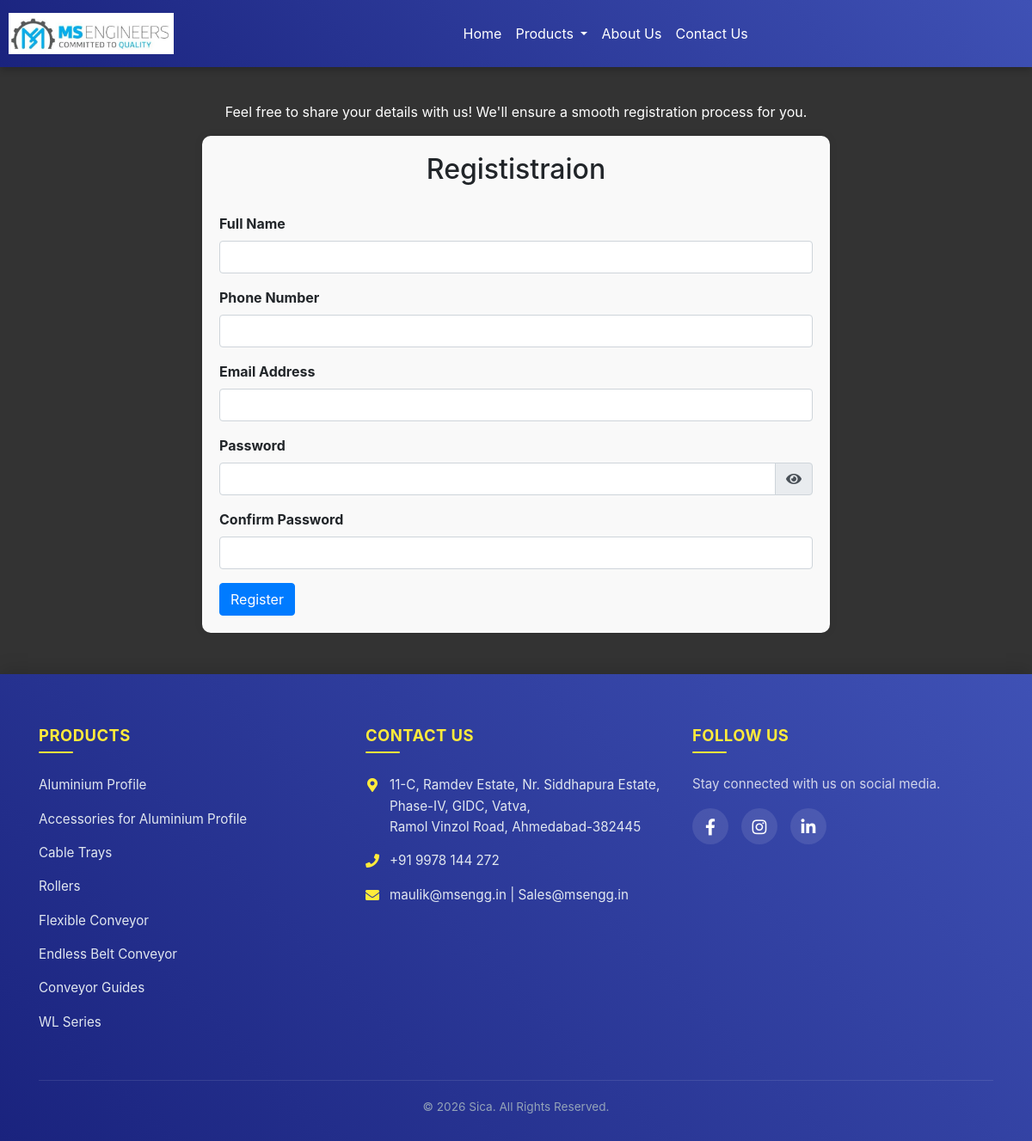
/register.php, run on the app's committed database.
### tables this page shows
CREATE TABLE `pro` (
  `Sr.no` int(225) NOT NULL,
  `product_name` varchar(70) NOT NULL,
  `product_description` text NOT NULL,
  `img` varchar(225) NOT NULL
);

### product_name.php (called while the page is built)
<?php
include('connect.php');
$connectDB = new PDO($dns, $username, $password);
$connectDB->setAttribute(PDO::ATTR_ERRMODE, PDO::ERRMODE_EXCEPTION);
$query = $connectDB->prepare("SELECT * FROM pro");
$query->execute();
$products = $query->fetchAll(PDO::FETCH_ASSOC);
?>

### register.php (the view, shortened to what this page needs)
<?php
include('logic_reg.php');
include('product_name.php');
?>
<!DOCTYPE html>
<html lang="en">
<head>
    <link rel="stylesheet" href="https://stackpath.bootstrapcdn.com/bootstrap/4.5.2/css/bootstrap.min.css">
    <link rel="stylesheet" href="https://cdnjs.cloudflare.com/ajax/libs/font-awesome/5.15.4/css/all.min.css">
</head>
<body>
<nav class="navbar navbar-expand-lg">
    <a class="navbar-brand" href="index.php">
        <img src="logo.jpg" alt="Sica">
    </a>
    <div class="collapse navbar-collapse" id="navbarNav">
        <ul class="navbar-nav mr-auto">
            <li class="nav-item">
                <a href="index.php" class="nav-link">Home</a>
            </li>
            <li class="nav-item dropdown">
                <a class="nav-link dropdown-toggle" id="navbarDropdown" role="button" data-toggle="dropdown" aria-haspopup="true" aria-expanded="false">
                    Products
                </a>
            </li>
            <li class="nav-item">
                <a href="about_us.php" class="nav-link">About Us</a>
            </li>
            <li class="nav-item">
                <a href="contact_us.php" class="nav-link">Contact Us</a>
            </li>
        </ul>
    </div>
</nav>
    <div style="height: 70px;"></div>
    <div class="container mt-5">
    <div class="row">
        <div class="col-md-8 offset-md-2">
            <p class="text-center">Feel free to share your details with us! We'll ensure a smooth registration process for you.</p>
        </div>
    </div>
    <div class="row">
        <div class="col-md-8 offset-md-2">
        <form id="registrationForm"  method="POST">
        <h2 class="text-center">Regististraion</h2> <br>
    <div class="form-group">
        <label for="name">Full Name</label>
        <input type="text" class="form-control" id="name" name="name" required>
    </div>
    <div class="form-group">
        <label for="phone">Phone Number</label>
        <input type="tel" class="form-control" id="phone" name="phone" required>
    </div>
    <div class="form-group">
        <label for="email">Email Address</label>
        <input type="email" class="form-control" id="email" name="email" required>
    </div>
    <div class="form-group">
        <label for="password">Password</label>
        <div class="input-group">
            <input type="password" class="form-control" id="password" name="password" required>
            <div class="input-group-append">
                <span class="input-group-text"><i class="fas fa-eye" id="togglePassword"></i></span>
            </div>
        </div>
    </div>
    <div class="form-group">
        <label for="confirm_password">Confirm Password</label>
        <input type="password" class="form-control" id="confirm_password" name="confirm_password" required>
    </div>
    <button type="submit" class="btn btn-primary">Register</button>
</form>
        </div>
    </div>
</div>
<br><br>
    <?php
include('footer.php');
?>
</body>
</html>

### footer.php (shortened to what this page needs)
<footer class="modern-footer">
    <div class="container">
        <div class="row">
            <div class="col-md-4 col-sm-6 mb-4 mb-md-0">
                <h5>Products</h5>
                <ul>
                    <?php foreach ($products as $product): ?>
                        <li>
                            <a href="product_click.php?product_name=<?= urlencode($product['product_name']) ?>">
                                <?= htmlspecialchars($product['product_name']) ?>
                            </a>
                        </li>
                    <?php endforeach; ?>
                </ul>
            </div>
            <div class="col-md-4 col-sm-6 mb-4 mb-md-0">
                <h5>Contact Us</h5>
                <ul>
                    <li>
                        <i class="fas fa-map-marker-alt contact-icon"></i>
                        <span>
                            11-C, Ramdev Estate, Nr. Siddhapura Estate, Phase-IV, GIDC, Vatva,<br>
                            Ramol Vinzol Road, Ahmedabad-382445
                        </span>
                    </li>
                    <li>
                        <i class="fas fa-phone contact-icon"></i>
                        <span>+91 9978 144 272</span>
                    </li>
                    <li>
                        <i class="fas fa-envelope contact-icon"></i>
                        <span>
                            <a href="mailto:maulik@sica.in">maulik@msengg.in</a> |
                            <a href="mailto:sales@msengg.in">Sales@msengg.in</a>
                        </span>
                    </li>
                </ul>
            </div>
            <div class="col-md-4 col-sm-6">
                <h5>Follow Us</h5>
                <p class="text-light mb-3" style="opacity: 0.8; font-size: 0.95rem;">Stay connected with us on social media.</p>
                <div class="social-icons">
                    <a href="https://www.facebook.com/profile.php?id=100064131395346&mibextid=ZbWKwL" target="_blank" title="Facebook"><i class="fab fa-facebook-f"></i></a>
                    <a href="https://www.instagram.com/msen.gg?utm_source=qr&igsh=M2xybTZiazkzNG1q" target="_blank" title="Instagram"><i class="fab fa-instagram"></i></a>
                    <a href="https://www.linkedin.com/in/maulik-shastri-503b431a5?utm_source=share&utm_campaign=share_via&utm_content=profile&utm_medium=android_app" target="_blank" title="LinkedIn"><i class="fab fa-linkedin-in"></i></a>
                </div>
            </div>
        </div>
        <div class="row">
            <div class="col-12 text-center">
                <div class="footer-bottom">
                    &copy; <?= date("Y"); ?> Sica. All Rights Reserved.
                </div>
            </div>
        </div>
    </div>
</footer>

### register.php (style rules this page uses)
body { background-color: #333; }
.navbar { background: linear-gradient(45deg, #1a237e, #3f51b5); padding: 10px; position: fixed; top: 0; width: 100%; z-index: 1000; box-shadow: 0 4px 8px rgba(0, 0, 0, 0.2); transition: all 0.3s; }
.navbar .navbar-brand img { height: 48px; width: auto; }
.navbar .navbar-nav { justify-content: center; width: 100%; }
.navbar .nav-link { color: white; padding: 10px 15px; text-decoration: none; transition: color 0.3s, background-color 0.3s; }
#registrationForm { background-color: #f9f9f9; padding: 20px; border-radius: 10px; box-shadow: 0 0 10px rgba(0, 0, 0, 0.1); }
#registrationForm .form-group label { font-weight: bold; }
.input-group-text { cursor: pointer; }
p { color: white; }

### footer.php (style rules this page uses)
.modern-footer { background: linear-gradient(45deg, #1a237e, #3f51b5); color: #ffffff; padding: 60px 0 30px; box-shadow: 0 -4px 20px rgba(0, 0, 0, 0.15); font-family: 'Inter', sans-serif; }
.modern-footer h5 { color: #ffeb3b; font-weight: 700; font-size: 1.15rem; margin-bottom: 25px; text-transform: uppercase; letter-spacing: 0.5px; position: relative; padding-bottom: 10px; }
.modern-footer h5::after { content: ''; position: absolute; left: 0; bottom: 0; width: 40px; height: 2px; background: #ffeb3b; border-radius: 2px; }
.modern-footer ul { list-style: none; padding: 0; margin: 0; }
.modern-footer ul li { margin-bottom: 15px; color: #e2e8f0; font-size: 0.95rem; line-height: 1.6; display: flex; align-items: flex-start; }
.modern-footer a { color: #e2e8f0; text-decoration: none; transition: all 0.3s ease; display: inline-block; }
.modern-footer .contact-icon { color: #ffeb3b; font-size: 1rem; margin-right: 12px; margin-top: 4px; min-width: 16px; text-align: center; }
.modern-footer .social-icons { display: flex; gap: 15px; margin-top: 10px; }
.modern-footer .social-icons a { display: inline-flex; align-items: center; justify-content: center; width: 42px; height: 42px; background: rgba(255, 255, 255, 0.1); border-radius: 50%; color: #ffffff; font-size: 1.2rem; transition: all 0.3s ease; }
.modern-footer .footer-bottom { border-top: 1px solid rgba(255, 255, 255, 0.1); padding-top: 20px; margin-top: 40px; text-align: center; font-size: 0.85rem; color: #94a3b8; }

### data on the page
pro: product_name "Aluminium Profile"
pro: product_name "Accessories for Aluminium Profile"
pro: product_name "Cable Trays"
pro: product_name "Rollers"
pro: product_name "Flexible Conveyor"
pro: product_name "Endless Belt Conveyor"
pro: product_name "Conveyor Guides"
pro: product_name "WL Series"
